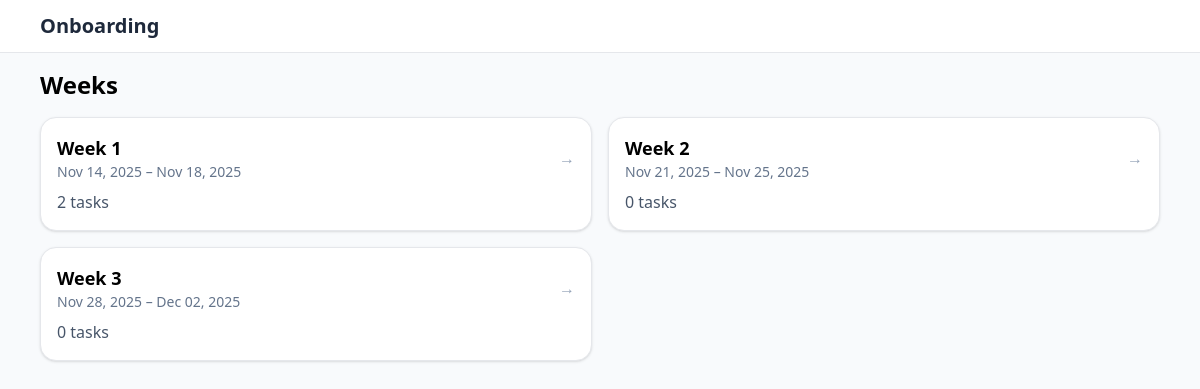
The app's page /weeks, older data.
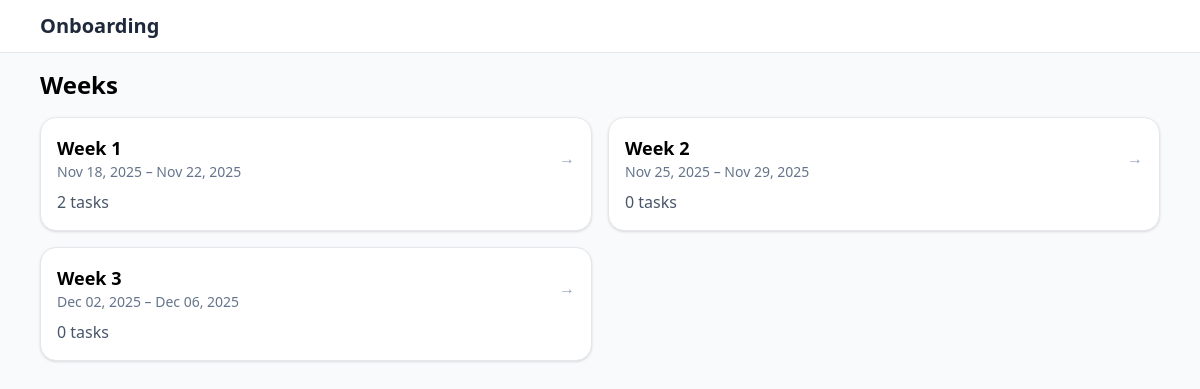
The same page, newer data.
### Onboarding/models.py (models this page shows)
class Week(db.Model):
    __tablename__ = "weeks"
    id = db.Column(db.Integer, primary_key=True)
    title = db.Column(db.String(255), nullable=False, default="Week")
    start_date = db.Column(db.Date, nullable=True)
    end_date = db.Column(db.Date, nullable=True)
    tasks = db.relationship(
        "Task",
        back_populates="week",
        lazy="selectin",
        cascade="all, delete-orphan",
        order_by="Task.sort_order.asc().nullsfirst(), Task.id.asc()",
    )

### app.py (the view)
@app.get("/weeks")
def weeks():
    all_weeks = Week.query.order_by(Week.start_date.asc()).all()
    return render_template("weeks.html", weeks=all_weeks)

### app.py (called while the page is built)
@app.context_processor
def inject_build_ts():
    return {"build_ts": int(time.time())}

### templates/weeks.html
{% extends 'base.html' %}
{% block content %}
<h1 class="text-2xl font-bold mb-4">Weeks</h1>
<div class="grid md:grid-cols-2 gap-4">
    {% for w in weeks %}
        <a href="{{ url_for('week_detail', week_id=w.id) }}" class="block p-4 rounded-2xl bg-white shadow hover:shadow-md transition border">
            <div class="flex items-center justify-between">
                <div>
                    <h2 class="text-lg font-semibold">{{ w.title }}</h2>
                    {% if w.start_date %}
                        <p class="text-sm text-slate-500">{{ w.start_date.strftime('%b %d, %Y') }}{% if w.end_date %} – {{ w.end_date.strftime('%b %d, %Y') }}{% endif %}</p>
                    {% endif %}
                </div>
                <span class="text-slate-400">→</span>
            </div>
            <p class="mt-2 text-slate-600">{{ w.tasks|length }} tasks</p>
        </a>
    {% endfor %}
</div>
{% endblock %}

### templates/base.html (shortened to what this page needs)
<!doctype html>
<html lang="en">
<head>
  <script src="https://cdn.tailwindcss.com"></script>
  <link rel="stylesheet" href="{{ url_for('static', filename='site.css') }}?v={{ build_ts }}">
</head>
<body class="bg-slate-50 min-h-screen">
  <nav class="bg-white border-b sticky top-0 z-10">
    <div class="max-w-6xl mx-auto px-4 py-3 flex items-center gap-4">
      <a href="/weeks" class="text-xl font-semibold text-slate-800">Onboarding</a>
    </div>
  </nav>
  <main class="max-w-6xl mx-auto p-4">
    {% block content %}{% endblock %}
  </main>
</body>
</html>

Row changes from the older to the newer data that the page shows:
changed Week "Week 1": start_date "Nov 14, 2025" → "Nov 18, 2025"; end_date "Nov 18, 2025" → "Nov 22, 2025"
changed Week "Week 2": start_date "Nov 21, 2025" → "Nov 25, 2025"; end_date "Nov 25, 2025" → "Nov 29, 2025"
changed Week "Week 3": start_date "Nov 28, 2025" → "Dec 02, 2025"; end_date "Dec 02, 2025" → "Dec 06, 2025"
